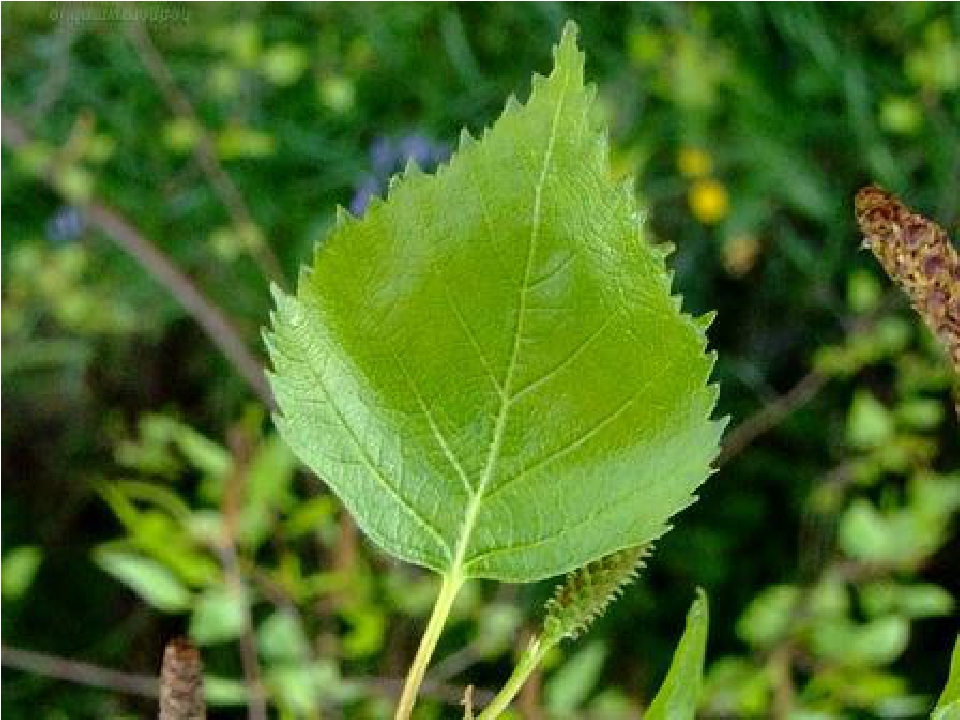
#> input picture dataset/birch/036.jpg, 960 x 720 px; its folder holds only this picture in this run
$ jupyter execute --allow-errors roulette_data_loader.ipynb   (older library calls are emulated)
#> lines starting #> are read from the running program, lines starting #| are printed output that depends on the picture
[cell 1]
# импортируем бэкенд Agg из matplotlib для сохранения графиков на диск
import matplotlib
matplotlib.use("Agg")

# подключаем необходимые пакеты
from sklearn.preprocessing import LabelBinarizer
from sklearn.model_selection import train_test_split
from sklearn.metrics import classification_report
from keras.models import Sequential, Model
from keras.layers.core import Dense
from keras.optimizers import SGD
from keras.utils import to_categorical as to_catcal
from imutils import paths as path
import matplotlib.pyplot as plt
import matplotlib
import numpy as np
import argparse
import random
import pickle
import cv2
import os
import tkinter
import pickle as pkl

[cell 2]
data = []
labels = []
pathToImages = sorted(list(path.list_images("C:/Users/Zimus/Desktop/CyberGarHacathon/CyberGarden2019-master/CyberGarden2019-master/dataset")))
random.seed(666)
random.shuffle(pathToImages)

[cell 3]
COEFFICIENT = 10
dim = (int(32*COEFFICIENT), int(32*COEFFICIENT))
treeDict = {"oak": 0, "birch":1, "chestnut":2, "maple":3}
for imgPath in pathToImages:
    print(imgPath)
    img = cv2.imread(imgPath, cv2.COLOR_BGR2GRAY)
#> img is the input picture: shape (720, 960, 3); mean B, G, R 38.1, 111, 76.4

    img = cv2.resize(img, dsize = dim, interpolation = cv2.INTER_AREA)
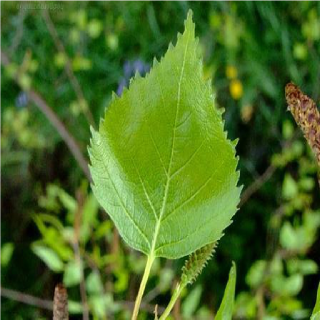
#> img: shape (320, 320, 3); mean B, G, R 38.1, 111, 76.4
    img = cv2.cvtColor(img, cv2.COLOR_BGR2GRAY)
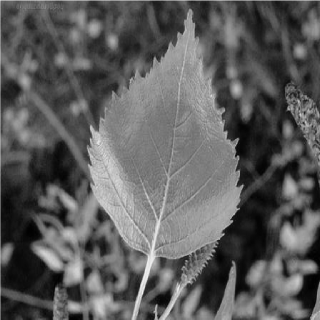
#> img: shape (320, 320); min 0, max 241, mean 92.3
    img = cv2.Laplacian(img,cv2.CV_64F)
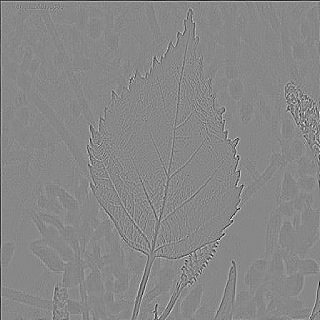
#> img: shape (320, 320) float64; min -254, max 223, mean -0.4; drawn with min black and max white
    cv2.imwrite('C:/Users/Zimus/Desktop/CyberGarHacathon/CyberGarden2019-master/CyberGarden2019-master/graph/gray.png',img)
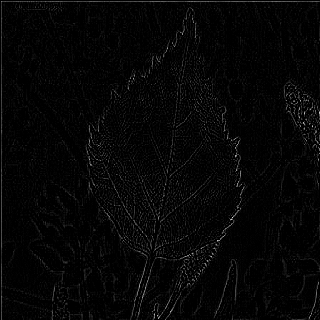
#> saved as gray.png: shape (320, 320); min 0, max 223, mean 6
    data.append(img)

    label = treeDict.get(imgPath.split(os.path.sep)[-3:][1])
    labels.append(label)
#> pass 2 of the loop `for imgPath in pathToImages:`:
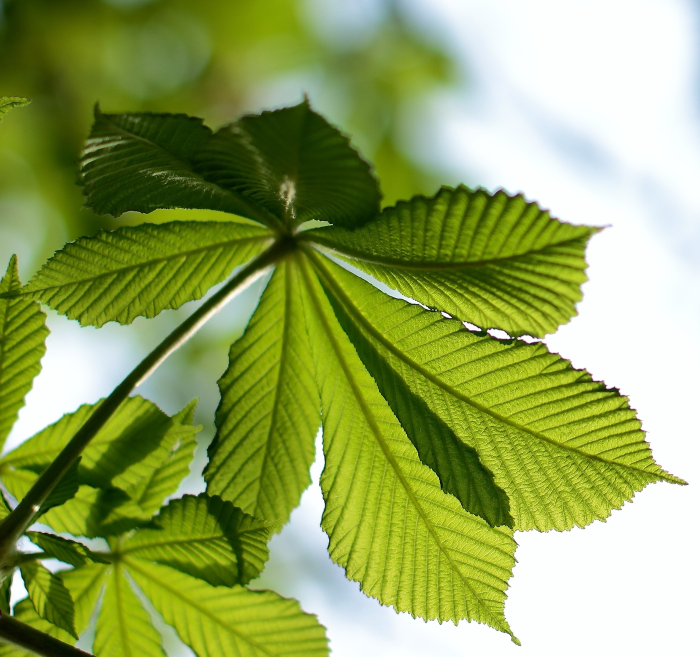
#> input picture dataset/chestnut/0.jpg, 1400 x 1313 px (shown at 1/2 size)
#> img is the input picture: shape (1313, 1400, 3); mean B, G, R 93.2, 165, 146.6
#> `img = cv2.Laplacian(img,cv2.CV_64F)`:
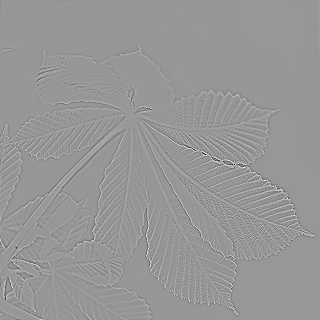
#> img: shape (320, 320) float64; min -483, max 332, mean 0; drawn with min black and max white
#> `cv2.imwrite('C:/Users/Zimus/Desktop/CyberGarHacathon/CyberGarden2019-m..`:
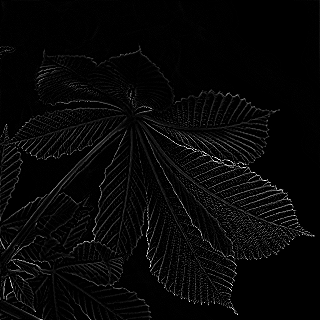
#> saved as gray.png: shape (320, 320); min 0, max 255, mean 7.6

[cell 4]
(trainX, testX, trainY,  testY) = train_test_split(data, labels, train_size=0.75, random_state=666)
#> trainX = 1 item; testX = 1 item; trainY = [1]; testY = [2]

print(type(trainX[0]), type(testX[0]), type(trainY[0]), type(testY[0]))
#| <class 'numpy.ndarray'> <class 'numpy.ndarray'> <class 'int'> <class 'int'>
trainX = np.asarray(trainX)
testX = np.asarray(testX)
trainY = np.asarray(trainY)
testY = np.asarray(testY)

print(len(trainX), len(testX), len(trainY), len(testY))
#| 1 1 1 1
#> (the rest of this cell did not finish here and is left out)
